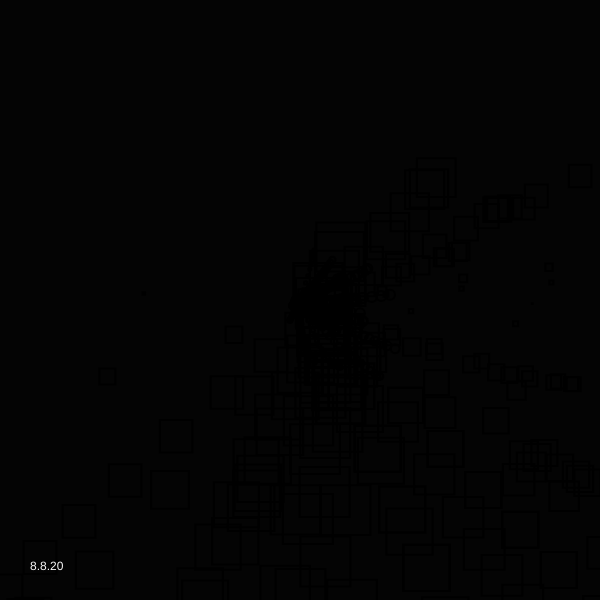
Frame 1 (no input)
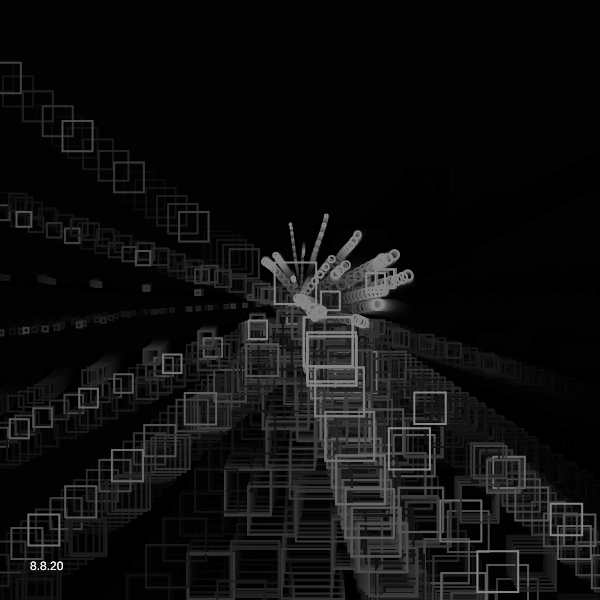
Frame 60 (no input)
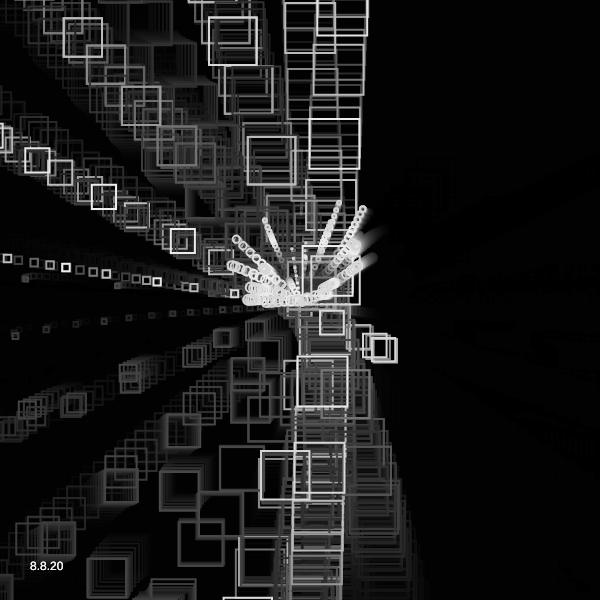
Frame 120 (the mouse pressed at the canvas centre since frame 60)

The p5.js sketch that drew these frames (run headless with seeded random() and noise() and a simulated clock; from frame 60 on, the mouse is pressed at the canvas centre):

// p5.js sketch
// ── sketch.js
let _divideNum;
let _noiseStep;
let _objectNum;
let _aryObjects = [];
let _noiseSeedRad;
let _noiseSeedAng;
let _noiseStepRad;
let _noiseStepAng;
let _noiseSpeedRad;
let _noiseSpeedAng;
let _rad;
let _scale;
let _rad_offset;
let lapse = 0;    // mouse timer

function setup() {
  createCanvas(600, 600);
  // colorMode(HSB, 255);
  frameRate(30);
  background(5);
  strokeWeight(2);
  stroke(0, 255);
  noFill();
  _divideNum = 40;
  _objectNum = 20;
  _noiseSeedRad = random(20);
  _noiseSeedAng = random(10);
  _noiseStepRad = 0.1;
  _noiseStepAng = 0.2;
  _noiseSpeedRad = 0.01;
  _noiseSpeedAng = 0.01;
  _noiseStepObj = 0.02;
  _rad = width/4;
  _scale = 0.16;
  _rad_offset = -0.5;
}

function Circle(divideNum, rad, rad_offset, noiseSeedAng, noiseStepAng, noiseSeedRad, noiseStepRad) {
  let sumNoiseVal = 0;
  for (let i = 0; i < divideNum; i++) {
    sumNoiseVal += noise(noiseSeedAng + i * noiseStepAng);
  }
  let centX = width/2;
  let centY = height/2;
  let currentNoiseVal = noise(noiseSeedAng*2);
  //fill((255*sin(2*PI*noise(noiseSeedRad))+140)%255, 100);
  noFill();

  //beginShape();
  for (let i = 0; i < divideNum+3; i++) {
    let tgt_i = i;
    if (tgt_i >= divideNum) { tgt_i -= divideNum; }
    currentNoiseVal += noise(noiseSeedAng + tgt_i * noiseStepAng);
    if (i%2 == 0){
    stroke((255*sin(2*PI*noise(noiseSeedRad))+140)%255);
    ellipse(centX + rad * (noise(noiseSeedRad + tgt_i * noiseStepRad)+rad_offset) * cos(2*PI*currentNoiseVal/sumNoiseVal),
      centX + rad * (noise(noiseSeedRad + tgt_i * noiseStepRad)+rad_offset) * sin(2*PI*currentNoiseVal/sumNoiseVal), 
      10*cos(2*PI*currentNoiseVal/sumNoiseVal), 
      10*cos(2*PI*currentNoiseVal/sumNoiseVal));
    rect(centX + rad * (noise(noiseSeedRad + tgt_i * noiseStepRad)+rad_offset) * 20*sin(2*PI*currentNoiseVal/sumNoiseVal), 
      centX + rad * (noise(noiseSeedRad + tgt_i * noiseStepRad)+rad_offset) * 20*cos(2*PI*currentNoiseVal/sumNoiseVal), 
      50*cos(2*PI*currentNoiseVal/sumNoiseVal), 
      50*cos(2*PI*currentNoiseVal/sumNoiseVal));
    }
  }
 // endShape();
}

function draw() {
  background(0, 50);
  let myNoiseSeedRad;
  let myNoiseSeedAng;
  _noiseSeedRad += _noiseSpeedRad;
  _noiseSeedAng += _noiseSpeedAng;
  for (let i = 0; i < _objectNum; i++) {
    myNoiseSeedRad = _noiseSeedRad + i * _noiseStepObj;
    myNoiseSeedAng = _noiseSeedAng + i * _noiseStepObj;
    Circle(_divideNum, _rad * _scale * (i+1), _rad_offset, myNoiseSeedAng, _noiseStepAng, myNoiseSeedRad, _noiseStepRad)
  }
  noStroke();
  fill(250);
  text("8.8.20", 30, height-30);
  noFill();
}
